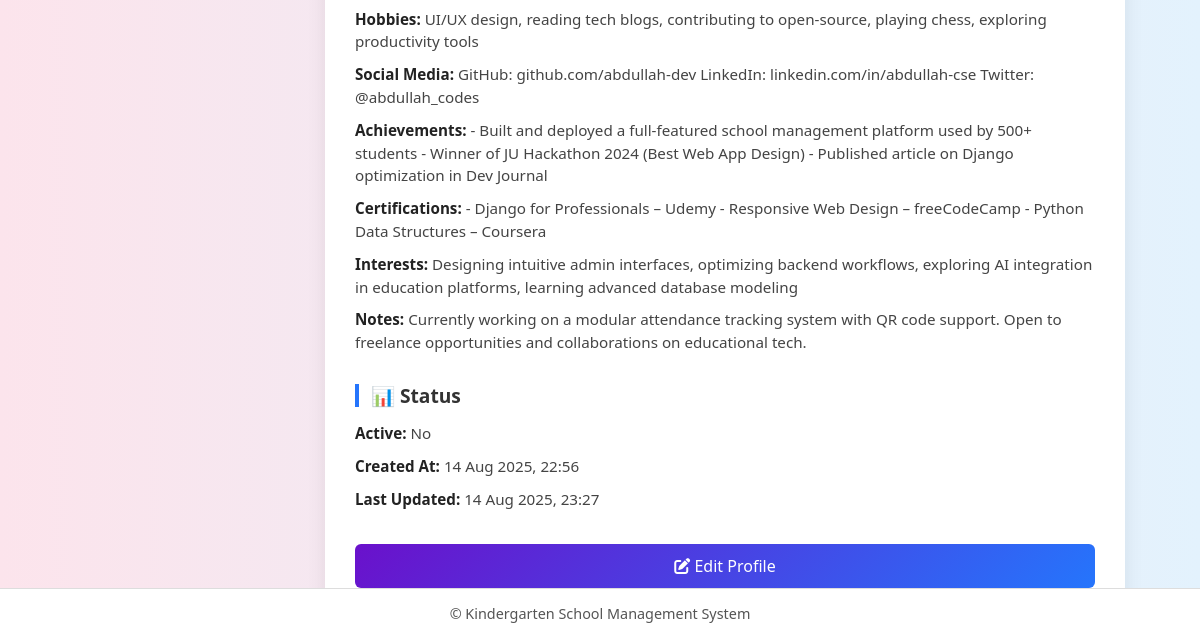
/admin_profile/ (signed in, lower part), run on an earlier commit of the app's database.
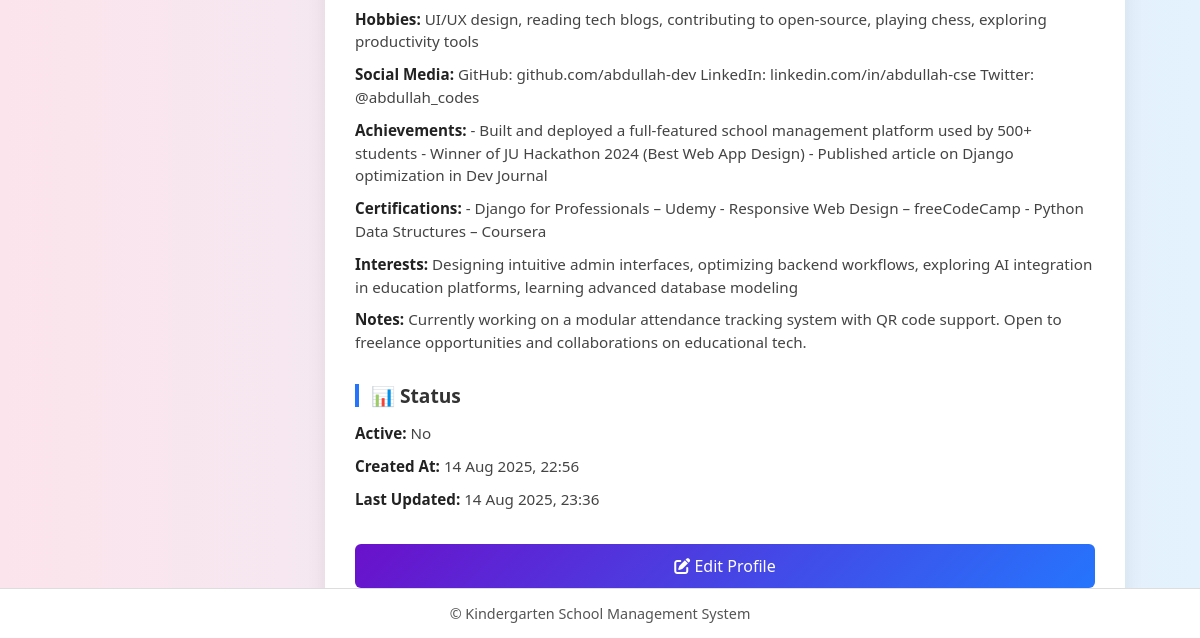
And on a later commit of the database.
### core/models.py (models this page shows, shortened)
class AdminProfile(models.Model):
    user = models.OneToOneField(User, on_delete=models.CASCADE, related_name='admin_profile')
    full_name = models.CharField(max_length=128, blank=True)
    designation = models.CharField(max_length=64, blank=True)
    office_email = models.EmailField(blank=True)
    date_of_birth = models.DateField(null=True, blank=True)
    joining_date = models.DateField(null=True, blank=True)
    national_id = models.CharField(max_length=32, blank=True)
    address = models.TextField(blank=True)
    phone = models.CharField(max_length=24, blank=True)
    emergency_contact = models.CharField(max_length=24, blank=True)
    photo = models.ImageField(upload_to='admin_photos/', blank=True, null=True)
    bio = models.TextField(blank=True)
    skills = models.TextField(blank=True)
    experience = models.TextField(blank=True)
    education = models.TextField(blank=True)
    languages = models.TextField(blank=True)
    hobbies = models.TextField(blank=True)
    social_media = models.TextField(blank=True)
    achievements = models.TextField(blank=True)
    certifications = models.TextField(blank=True)
    interests = models.TextField(blank=True)
    notes = models.TextField(blank=True)
    is_active = models.BooleanField(default=True)
    created_at = models.DateTimeField(auto_now_add=True, null=True)
    last_updated = models.DateTimeField(auto_now=True)

### core/views.py (the view)
# urls.py: path('admin_profile/', views.admin_profile, name='admin_profile'),
@login_required
def admin_profile(request):
    profile, created = AdminProfile.objects.get_or_create(user=request.user)
    print(request.user)
    return render(request, 'admin/admin_profile.html', {
        'profile': profile
    })

### core/templates/admin/admin_profile.html (shortened to what this page needs)
{% extends "base.html" %}
{% block content %}
<div class="profile-wrapper">
    <div class="profile-card">
        <div class="profile-body profile-info">
            <p><span class="info-label">Hobbies:</span> {{ profile.hobbies|default:"No hobbies listed." }}</p>
            <p><span class="info-label">Social Media:</span> {{ profile.social_media|default:"No social media links provided." }}</p>
            <p><span class="info-label">Achievements:</span> {{ profile.achievements|default:"No achievements listed." }}</p>
            <p><span class="info-label">Certifications:</span> {{ profile.certifications|default:"No certifications available." }}</p>
            <p><span class="info-label">Interests:</span> {{ profile.interests|default:"No interests specified." }}</p>
            <p><span class="info-label">Notes:</span> {{ profile.notes|default:"No additional notes." }}</p>
            <h5 class="section-title">📊 Status</h5>
            <p><span class="info-label">Active:</span> {{ profile.is_active|yesno:"Yes,No" }}</p>
            <p><span class="info-label">Created At:</span> {{ profile.created_at|date:"d M Y, H:i" }}</p>
            <p><span class="info-label">Last Updated:</span> {{ profile.last_updated|date:"d M Y, H:i" }}</p>
            {% if request.user == profile.user %}
                <a href="{% url 'admin_profile_edit' %}" class="btn btn-primary mt-4 w-100">
                    <i class="fas fa-edit"></i> Edit Profile
                </a>
            {% endif %}
        </div>
    </div>
</div>
{% endblock %}

### core/templates/base.html (shortened to what this page needs)
<!DOCTYPE html>
<html lang="en">
<head>
  <link href="https://cdn.jsdelivr.net/npm/bootstrap@5.3.0/dist/css/bootstrap.min.css" rel="stylesheet"/>
  <link rel="stylesheet" href="https://cdnjs.cloudflare.com/ajax/libs/font-awesome/6.4.0/css/all.min.css"/>
</head>
<body>
  <div class="{% if request.user.is_authenticated %}main-content{% else %}main-content full-width{% endif %}">
    {% block content %}{% endblock %}
  </div>
  <footer>
    &copy; {{ now|date:"Y" }} Kindergarten School Management System
  </footer>
</body>
</html>

### core/templates/base.html (style rules this page uses)
body { background: linear-gradient(to right, #fce4ec, #e3f2fd); font-family: "Segoe UI", Tahoma, Geneva, Verdana, sans-serif; margin: 0; padding: 0; }
.main-content { margin-top: 56px; margin-left: 250px; padding: 20px; min-height: calc(100vh - 106px); transition: margin-left 0.3s ease; }
footer { bottom: 0; left: 0; right: 0; height: 50px; background-color: #fff; text-align: center; line-height: 50px; font-size: 0.9rem; color: #555; border-top: 1px solid #ddd; position: fixed; }

### core/templates/admin/admin_profile.html (style rules this page uses)
.profile-wrapper { display: flex; justify-content: center; align-items: flex-start; margin-top: 40px; padding: 0 15px; }
.profile-card { width: 100%; max-width: 800px; border-radius: 12px; overflow: hidden; background-color: #ffffff; box-shadow: 0 6px 20px rgba(0, 0, 0, 0.08); transition: box-shadow 0.3s ease; }
.profile-body { padding: 30px; }
.section-title { font-weight: 600; font-size: 1.2rem; color: #333; border-left: 4px solid #2575fc; padding-left: 12px; margin: 30px 0 15px; }
.profile-info p { margin-bottom: 10px; font-size: 0.95rem; color: #444; }
.btn-primary { background: linear-gradient(135deg, #6a11cb, #2575fc); border: none; font-weight: 500; padding: 10px 18px; transition: background-color 0.3s ease, transform 0.2s ease; color: #fff; font-size: 1rem; }
.info-label { font-weight: 600; color: #222; }

What changed in the data, as far as the page shows it:
changed AdminProfile "No": last_updated "14 Aug 2025, 23:27" → "14 Aug 2025, 23:36"
